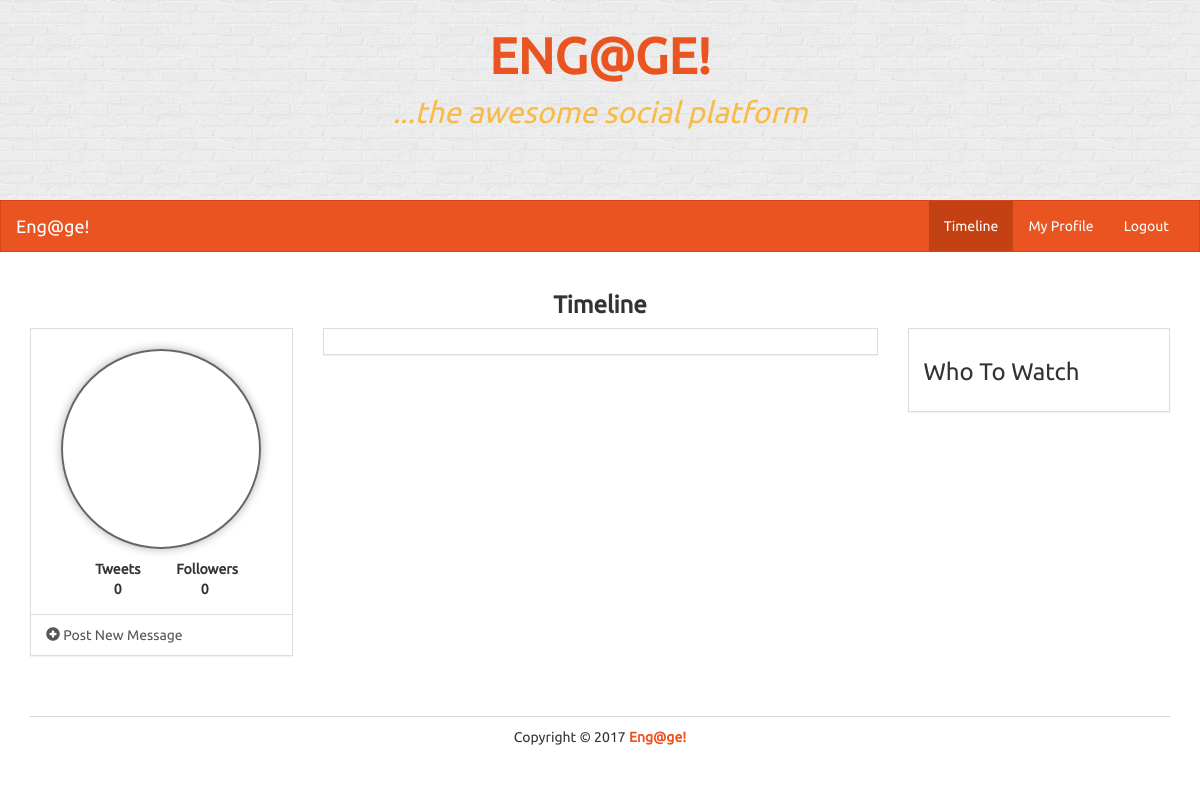
The app's page /timeline (signed in), older data.
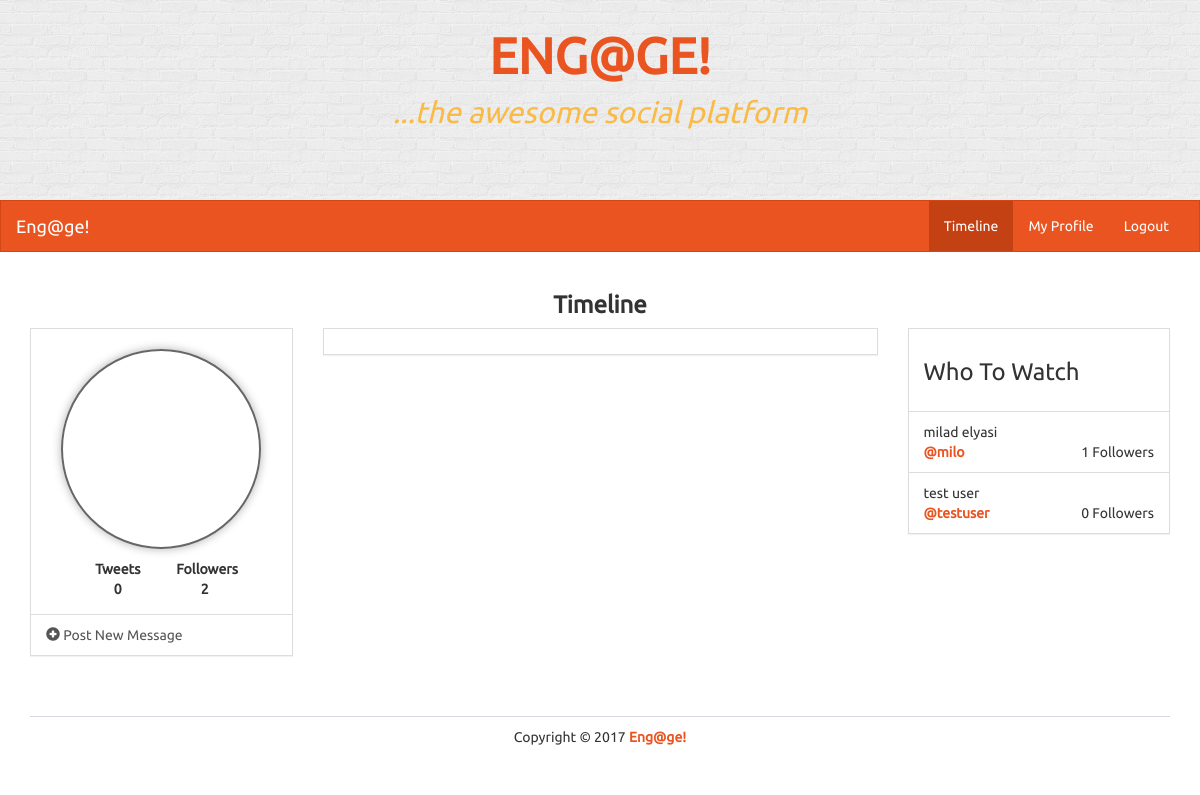
The same page, newer data.
### models.py (models this page shows)
class User(UserMixin, db.Model):
    id = db.Column(db.Integer, primary_key=True)
    name = db.Column(db.String(100))
    username = db.Column(db.String(30))
    password = db.Column(db.String(50))
    image = db.Column(db.String(100))
    join_date = db.Column(db.DateTime)
    tweets = db.relationship('Tweet', backref='user', lazy='dynamic')
    following = db.relationship('User', secondary=followers,
        primaryjoin=(followers.c.follower_id==id),
        secondaryjoin=(followers.c.followee_id==id),
        backref=db.backref('followers', lazy='dynamic'), lazy='dynamic')
    followed_by = db.relationship('User', secondary=followers,
        primaryjoin=(followers.c.followee_id==id),
        secondaryjoin=(followers.c.follower_id==id),
        backref=db.backref('followees', lazy='dynamic'), lazy='dynamic')

### routes.py (the view)
@app.route('/timeline', defaults={'username': None})
@app.route('/timeline/<username>')
def timeline(username):
    if username:
        user = User.query.filter_by(username=username).first_or_404()
        user_id = user.id
        tweets = Tweet.query.filter_by(user_id=user_id).order_by(Tweet.date_created.desc()).all()
    else:
        user = current_user
        user_id = current_user.id
        tweets = Tweet.query.join(followers, (followers.c.followee_id==Tweet.user_id)).filter(followers.c.follower_id==current_user.id).order_by(Tweet.date_created.desc()).all()
    form = TweetForm()
    total_tweets = len(tweets)
    current_time = datetime.now()
    who_to_watch = User.query.filter(User.id!=user.id).order_by(db.func.random()).limit(4).all()
    return render_template('timeline.html', form=form, tweets=tweets, current_time=current_time, user=user, total_tweets=total_tweets, who_to_watch=who_to_watch, active_page='timeline')

### models.py (called while the page is built)
@login_manager.user_loader
def load_user(user_id):
    return User.query.get(int(user_id))

### templates/timeline.html (shortened to what this page needs)
{% extends 'base.html' %}
{% block content %}
<div class="row">
	<div class="col-lg-12">
		<h3 class="text-center bold">Timeline</h3>
	</div>
	<div class="col-lg-3">
		<div class="panel panel-default">
			<div class="panel-body">
				<div class="row pad">
					<div class="col-lg-12">
						<div style="
							border-radius: 50%;
							border: 2px solid #666;
							box-shadow: 0 0 10px rgba(0,0,0,0.3);
							margin: 0 auto;
							width: 200px; height: 200px;
							background-position: center; background-repeat: no-repeat;
							background-size: cover;
							background-image: url('{{ user.image }}')">
						</div>
					</div>
				</div>
				<div class="row pad">
					<div class="col-lg-4 col-lg-offset-2 text-center">
						<strong>
							Tweets <br />
							{{ total_tweets }}
						</strong>
					</div>
					<div class="col-lg-4 text-center">
						<strong>
							Followers <br />
							{{ user.followed_by.all()|length }}
						</strong>
					</div>
				</div>
			</div>
			<ul class="list-group">
				<a class="list-group-item" data-toggle="modal" href="#newPost" data-backdrop="static"
					data-keboard="false">
					<i class="glyphicon glyphicon-plus-sign"></i> Post New Message
				</a>
			</ul>
		</div>
	</div>
	<div class="col-lg-6">
		<div class="panel panel-default">
			<div class="panel-body">
			</div>
		</div>
	</div>
	<div class="col-lg-3">
		<div class="panel panel-default">
			<div class="panel-body">
				<h3>Who To Watch</h3>
			</div>
			<ul class="list-group">
				{% for wtw in who_to_watch %}
				<li class="list-group-item">
					{{ wtw.name }}
					<div>
						<strong><a href="{{ url_for('profile', username=wtw.username) }}">@{{ wtw.username
								}}</a></strong>
						<span class="pull-right">
							{{ wtw.followed_by.all()|length }} Followers
						</span>
					</div>
				</li>
				{% endfor %}
			</ul>
		</div>
	</div>
</div>
{% endblock %}

### templates/base.html (shortened to what this page needs)
<!DOCTYPE html>
<html lang="en">
<head>
    <link rel="stylesheet" href="{{ url_for('static', filename='bs/css/united.min.css') }}">
    <link rel="stylesheet" href="{{ url_for('static', filename='css/styles.css') }}">
</head>
<body>
    <div class="container-fluid">
        <div class="row" id="banner">
            <div class="title col-lg-12">
                <p class="title">
                    <a href="{{ url_for('index') }}">ENG@GE!</a>
                </p>
                <p class="subtitle">...the awesome social platform</p>
            </div>
        </div>
    </div>
    <nav class="navbar navbar-default" role="navigation">
        <div class="container-fluid">
            <div class="navbar-header">
                <a class="navbar-brand" href="{{ url_for('index') }}">Eng@ge!</a>
            </div>
            <div class="collapse navbar-collapse navbar-ex1-collapse">
                {% if current_user.is_authenticated %}
                <ul class="nav navbar-nav navbar-right">
                    <li class="{{ 'active' if active_page=='timeline' }}"><a href="{{ url_for('timeline') }}">Timeline</a></li>
                    <li class="{{ 'active' if active_page=='profile' }}"><a href="{{ url_for('profile') }}">My Profile</a></li>
                    <li class=""><a href="{{ url_for('logout') }}">Logout</a></li>
                </ul>
                {% else %}
                <ul class="nav navbar-nav navbar-right">
                    <li class=""><a href="{{ url_for('register') }}">Sign Up</a></li>
                    <li class=""><a href="#login" data-toggle="modal" data-keyboard="false">Login</a></li>
                </ul>
                {% endif %}
            </div>
        </div>
    </nav>
    <div class="container">
        {% block content %}{% endblock %}
        <footer>
            <div class="row pad">
                <div class="col-lg-12 text-center">
                    Copyright &copy; 2017 <strong> <a href="{{ url_for('index') }}">Eng@ge!</a></strong>
                </div>
            </div>
        </footer>
    </div>
</body>
</html>

### static/css/styles.css (style rules this page uses)
body { font-family: Ubuntu, verdana, georgia, serif, sans-serif; }
a, a:hover, a:active, a:focus, a:visited { text-decoration: none; }
.bold { font-weight: bolder !important; }
div.panel, .btn, .navbar { border-radius: 0; }
footer { margin-top: 40px; margin-bottom: 20px; }
.pad { margin-top: 10px !important; }
div.panel-body { padding-top: 10px; }
body > nav { border-radius: 0 !important; }
footer { border-top: 1px solid rgba(44, 62, 80, .2); }
#banner { height: 200px; background-color: #EDEDED; background: url('./img/brick-wall.png'); text-align: center; padding: 10px; padding-top: 20px; }
#banner > div.title > p.title { font-size: 50px; font-weight: bold; margin-bottom: 0; color: rgba(255, 165, 0, .9); }
#banner > div.title > p.subtitle { font-size: 30px; font-weight: 400; font-style: italic; color: rgba(255, 165, 0, .7) }

Row changes from the older to the newer data that the page shows:
added User: name "milad elyasi", username "milo", followed_by.all|length "1"
added User: name "test user", username "testuser", followed_by.all|length "0"
Text that changed along with them:
{{ user.followed_by.all()|length }}: "0" → "2"
